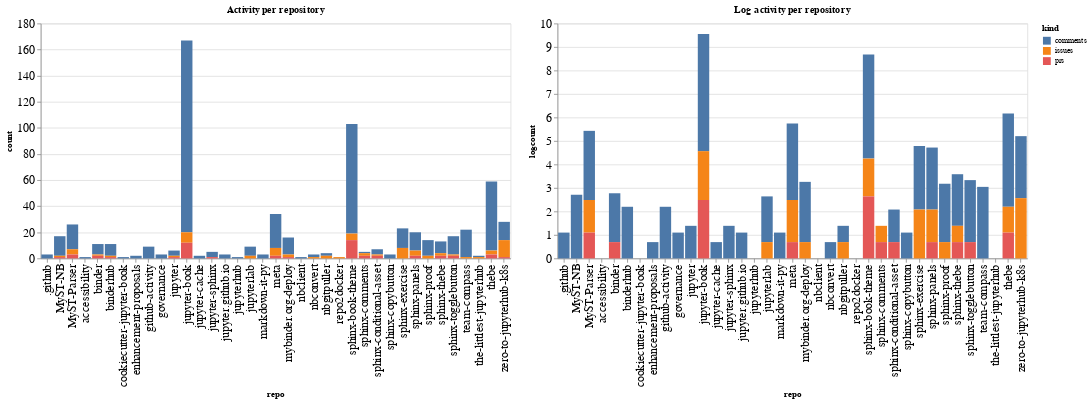

The cell this chart's notebook holds for it:
### Code cell
ch1 = alt.Chart(repo_summaries, width=600, title="Activity per repository").mark_bar().encode(
    x='repo',
    y='count',
    color='kind',
    tooltip="kind"
)

ch2 = alt.Chart(repo_summaries, width=600, title="Log activity per repository").mark_bar().encode(
    x='repo',
    y='logcount',
    color='kind',
    tooltip="kind"
)

ch1 | ch2

### Figure 1 — Vega-Lite specification as saved in the notebook (floating-point values rounded to 4 significant figures)
{"config": {"axisLeft": {"labelFontSize": 15}, "axisBottom": {"labelFontSize": 15}}, "hconcat": [{"mark": "bar", "encoding": {"color": {"type": "nominal", "field": "kind"}, "tooltip": {"type": "nominal", "field": "kind"}, "x": {"type": "nominal", "field": "repo"}, "y": {"type": "quantitative", "field": "count"}}, "title": "Activity per repository", "width": 600}, {"mark": "bar", "encoding": {"color": {"type": "nominal", "field": "kind"}, "tooltip": {"type": "nominal", "field": "kind"}, "x": {"type": "nominal", "field": "repo"}, "y": {"type": "quantitative", "field": "logcount"}}, "title": "Log activity per repository", "width": 600}], "data": {"name": "data-6296b11b3f965b4201b6544b8f7c092b"}, "$schema": "https://vega.github.io/schema/vega-lite/v4.8.1.json", "datasets": {"data-6296b11b3f965b4201b6544b8f7c092b": [{"repo": ".github", "kind": "comments", "count": 3, "logcount": 1.099}, {"repo": "MyST-NB", "kind": "comments", "count": 15, "logcount": 2.708}, {"repo": "MyST-NB", "kind": "issues", "count": 1, "logcount": 0.0}, {"repo": "MyST-NB", "kind": "prs", "count": 1, "logcount": 0.0}, {"repo": "MyST-Parser", "kind": "comments", "count": 19, "logcount": 2.944}, {"repo": "MyST-Parser", "kind": "issues", "count": 4, "logcount": 1.386}, {"repo": "MyST-Parser", "kind": "prs", "count": 3, "logcount": 1.099}, {"repo": "accessibility", "kind": "comments", "count": 1, "logcount": 0.0}, {"repo": "binder", "kind": "comments", "count": 8, "logcount": 2.079}, {"repo": "binder", "kind": "issues", "count": 1, "logcount": 0.0}, {"repo": "binder", "kind": "prs", "count": 2, "logcount": 0.6931}, {"repo": "binderhub", "kind": "comments", "count": 9, "logcount": 2.197}, {"repo": "binderhub", "kind": "issues", "count": 1, "logcount": 0.0}, {"repo": "binderhub", "kind": "prs", "count": 1, "logcount": 0.0}, {"repo": "cookiecutter-jupyter-book", "kind": "comments", "count": 1, "logcount": 0.0}, {"repo": "enhancement-proposals", "kind": "comments", "count": 2, "logcount": 0.6931}, {"repo": "github-activity", "kind": "comments", "count": 9, "logcount": 2.197}, {"repo": "governance", "kind": "comments", "count": 3, "logcount": 1.099}, {"repo": "jupyter", "kind": "comments", "count": 4, "logcount": 1.386}, {"repo": "jupyter", "kind": "issues", "count": 1, "logcount": 0.0}, {"repo": "jupyter", "kind": "prs", "count": 1, "logcount": 0.0}, {"repo": "jupyter-book", "kind": "comments", "count": 147, "logcount": 4.99}, {"repo": "jupyter-book", "kind": "issues", "count": 8, "logcount": 2.079}, {"repo": "jupyter-book", "kind": "prs", "count": 12, "logcount": 2.485}, {"repo": "jupyter-cache", "kind": "comments", "count": 2, "logcount": 0.6931}, {"repo": "jupyter-sphinx", "kind": "comments", "count": 4, "logcount": 1.386}, {"repo": "jupyter-sphinx", "kind": "prs", "count": 1, "logcount": 0.0}, {"repo": "jupyter.github.io", "kind": "comments", "count": 3, "logcount": 1.099}, {"repo": "jupyterhub", "kind": "comments", "count": 1, "logcount": 0.0}, {"repo": "jupyterlab", "kind": "comments", "count": 7, "logcount": 1.946}, {"repo": "jupyterlab", "kind": "issues", "count": 2, "logcount": 0.6931}, {"repo": "markdown-it-py", "kind": "comments", "count": 3, "logcount": 1.099}, {"repo": "meta", "kind": "comments", "count": 26, "logcount": 3.258}, {"repo": "meta", "kind": "issues", "count": 6, "logcount": 1.792}, {"repo": "meta", "kind": "prs", "count": 2, "logcount": 0.6931}, {"repo": "mybinder.org-deploy", "kind": "comments", "count": 13, "logcount": 2.565}, {"repo": "mybinder.org-deploy", "kind": "issues", "count": 2, "logcount": 0.6931}, {"repo": "mybinder.org-deploy", "kind": "prs", "count": 1, "logcount": 0.0}, {"repo": "nbclient", "kind": "comments", "count": 1, "logcount": 0.0}, {"repo": "nbconvert", "kind": "comments", "count": 2, "logcount": 0.6931}, {"repo": "nbconvert", "kind": "issues", "count": 1, "logcount": 0.0}, {"repo": "nbgitpuller", "kind": "comments", "count": 2, "logcount": 0.6931}, {"repo": "nbgitpuller", "kind": "issues", "count": 2, "logcount": 0.6931}, {"repo": "repo2docker", "kind": "issues", "count": 1, "logcount": 0.0}, {"repo": "sphinx-book-theme", "kind": "comments", "count": 84, "logcount": 4.431}, {"repo": "sphinx-book-theme", "kind": "issues", "count": 5, "logcount": 1.609}, {"repo": "sphinx-book-theme", "kind": "prs", "count": 14, "logcount": 2.639}, {"repo": "sphinx-comments", "kind": "comments", "count": 1, "logcount": 0.0}, {"repo": "sphinx-comments", "kind": "issues", "count": 2, "logcount": 0.6931}, {"repo": "sphinx-comments", "kind": "prs", "count": 2, "logcount": 0.6931}, {"repo": "sphinx-conditional-asset", "kind": "comments", "count": 4, "logcount": 1.386}, {"repo": "sphinx-conditional-asset", "kind": "issues", "count": 1, "logcount": 0.0}, {"repo": "sphinx-conditional-asset", "kind": "prs", "count": 2, "logcount": 0.6931}, {"repo": "sphinx-copybutton", "kind": "comments", "count": 3, "logcount": 1.099}, {"repo": "sphinx-exercise", "kind": "comments", "count": 15, "logcount": 2.708}, {"repo": "sphinx-exercise", "kind": "issues", "count": 8, "logcount": 2.079}, {"repo": "sphinx-panels", "kind": "comments", "count": 14, "logcount": 2.639}, {"repo": "sphinx-panels", "kind": "issues", "count": 4, "logcount": 1.386}, {"repo": "sphinx-panels", "kind": "prs", "count": 2, "logcount": 0.6931}, {"repo": "sphinx-proof", "kind": "comments", "count": 12, "logcount": 2.485}, {"repo": "sphinx-proof", "kind": "issues", "count": 2, "logcount": 0.6931}, {"repo": "sphinx-thebe", "kind": "comments", "count": 9, "logcount": 2.197}, {"repo": "sphinx-thebe", "kind": "issues", "count": 2, "logcount": 0.6931}, {"repo": "sphinx-thebe", "kind": "prs", "count": 2, "logcount": 0.6931}, {"repo": "sphinx-togglebutton", "kind": "comments", "count": 14, "logcount": 2.639}, {"repo": "sphinx-togglebutton", "kind": "issues", "count": 1, "logcount": 0.0}, {"repo": "sphinx-togglebutton", "kind": "prs", "count": 2, "logcount": 0.6931}, {"repo": "team-compass", "kind": "comments", "count": 21, "logcount": 3.045}, {"repo": "team-compass", "kind": "issues", "count": 1, "logcount": 0.0}, {"repo": "the-littlest-jupyterhub", "kind": "comments", "count": 1, "logcount": 0.0}, {"repo": "the-littlest-jupyterhub", "kind": "issues", "count": 1, "logcount": 0.0}, {"repo": "thebe", "kind": "comments", "count": 53, "logcount": 3.97}, {"repo": "thebe", "kind": "issues", "count": 3, "logcount": 1.099}, {"repo": "thebe", "kind": "prs", "count": 3, "logcount": 1.099}, {"repo": "zero-to-jupyterhub-k8s", "kind": "comments", "count": 14, "logcount": 2.639}, {"repo": "zero-to-jupyterhub-k8s", "kind": "issues", "count": 13, "logcount": 2.565}, {"repo": "zero-to-jupyterhub-k8s", "kind": "prs", "count": 1, "logcount": 0.0}]}}
